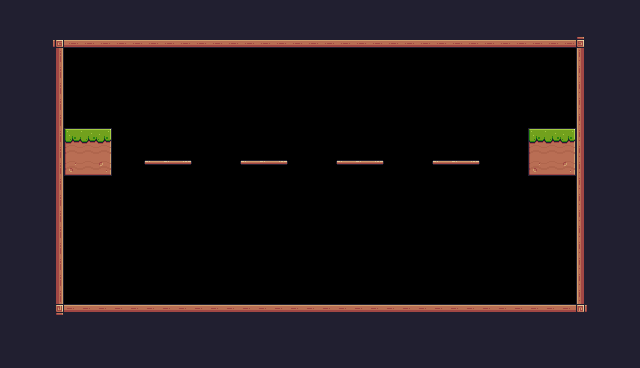

Below is a game level as drawn by its tile map, then a one-line description and the .tmx that defines it (tile-layer data replaced by summaries):
An orthogonal 40x23 tile map with 16x16 px tiles, 1 tile layer (Background) and 36 objects (16x Saw, 8x Fruit, 4x Platform, Player, Checkpoint).

<map version="1.10" tiledversion="1.11.0" orientation="orthogonal" renderorder="right-down" width="40" height="23" tilewidth="16" tileheight="16" infinite="0" nextlayerid="4" nextobjectid="52">
 <tileset firstgid="1" source="Pixel Adventure.tsx" />
 <layer id="1" name="Background" width="40" height="23">
  <properties>
   <property name="BackgroundColor" value="Gray" />
  </properties>
  <data>[920 cells, 438 non-empty, 21 distinct tile ids]</data>
 </layer>
 <objectgroup id="3" name="Collisions">
  <object id="3" x="64" y="304" width="512" height="16" />
  <object id="4" x="48" y="32" width="16" height="288" />
  <object id="5" x="48" y="32" width="544" height="16" />
  <object id="6" x="576" y="32" width="16" height="288" />
  <object id="30" x="64" y="128" width="48" height="48" />
  <object id="33" type="Platform" x="144" y="160" width="48" height="16" />
  <object id="34" type="Platform" x="240" y="160" width="48" height="16" />
  <object id="35" type="Platform" x="336" y="160" width="48" height="16" />
  <object id="36" type="Platform" x="432" y="160" width="48" height="16" />
  <object id="38" x="528" y="128" width="48" height="48" />
 </objectgroup>
 <objectgroup id="2" name="Spawnpoints">
  <object id="14" name="Saw" type="Saw" x="64" y="272" width="32" height="32">
   <properties>
    <property name="isVertical" type="bool" value="false" />
    <property name="offNeg" type="float" value="0" />
    <property name="offPos" type="float" value="0" />
   </properties>
  </object>
  <object id="15" name="Saw" type="Saw" x="96" y="272" width="32" height="32">
   <properties>
    <property name="isVertical" type="bool" value="false" />
    <property name="offNeg" type="float" value="0" />
    <property name="offPos" type="float" value="0" />
   </properties>
  </object>
  <object id="16" name="Saw" type="Saw" x="128" y="272" width="32" height="32">
   <properties>
    <property name="isVertical" type="bool" value="false" />
    <property name="offNeg" type="float" value="0" />
    <property name="offPos" type="float" value="0" />
   </properties>
  </object>
  <object id="17" name="Saw" type="Saw" x="160" y="272" width="32" height="32">
   <properties>
    <property name="isVertical" type="bool" value="false" />
    <property name="offNeg" type="float" value="0" />
    <property name="offPos" type="float" value="0" />
   </properties>
  </object>
  <object id="18" name="Saw" type="Saw" x="192" y="272" width="32" height="32">
   <properties>
    <property name="isVertical" type="bool" value="false" />
    <property name="offNeg" type="float" value="0" />
    <property name="offPos" type="float" value="0" />
   </properties>
  </object>
  <object id="19" name="Saw" type="Saw" x="224" y="272" width="32" height="32">
   <properties>
    <property name="isVertical" type="bool" value="false" />
    <property name="offNeg" type="float" value="0" />
    <property name="offPos" type="float" value="0" />
   </properties>
  </object>
  <object id="20" name="Saw" type="Saw" x="256" y="272" width="32" height="32">
   <properties>
    <property name="isVertical" type="bool" value="false" />
    <property name="offNeg" type="float" value="0" />
    <property name="offPos" type="float" value="0" />
   </properties>
  </object>
  <object id="21" name="Saw" type="Saw" x="288" y="272" width="32" height="32">
   <properties>
    <property name="isVertical" type="bool" value="false" />
    <property name="offNeg" type="float" value="0" />
    <property name="offPos" type="float" value="0" />
   </properties>
  </object>
  <object id="22" name="Saw" type="Saw" x="320" y="272" width="32" height="32">
   <properties>
    <property name="isVertical" type="bool" value="false" />
    <property name="offNeg" type="float" value="0" />
    <property name="offPos" type="float" value="0" />
   </properties>
  </object>
  <object id="23" name="Saw" type="Saw" x="352" y="272" width="32" height="32">
   <properties>
    <property name="isVertical" type="bool" value="false" />
    <property name="offNeg" type="float" value="0" />
    <property name="offPos" type="float" value="0" />
   </properties>
  </object>
  <object id="24" name="Saw" type="Saw" x="384" y="272" width="32" height="32">
   <properties>
    <property name="isVertical" type="bool" value="false" />
    <property name="offNeg" type="float" value="0" />
    <property name="offPos" type="float" value="0" />
   </properties>
  </object>
  <object id="25" name="Saw" type="Saw" x="416" y="272" width="32" height="32">
   <properties>
    <property name="isVertical" type="bool" value="false" />
    <property name="offNeg" type="float" value="0" />
    <property name="offPos" type="float" value="0" />
   </properties>
  </object>
  <object id="26" name="Saw" type="Saw" x="448" y="272" width="32" height="32">
   <properties>
    <property name="isVertical" type="bool" value="false" />
    <property name="offNeg" type="float" value="0" />
    <property name="offPos" type="float" value="0" />
   </properties>
  </object>
  <object id="27" name="Saw" type="Saw" x="480" y="272" width="32" height="32">
   <properties>
    <property name="isVertical" type="bool" value="false" />
    <property name="offNeg" type="float" value="0" />
    <property name="offPos" type="float" value="0" />
   </properties>
  </object>
  <object id="28" name="Saw" type="Saw" x="512" y="272" width="32" height="32">
   <properties>
    <property name="isVertical" type="bool" value="false" />
    <property name="offNeg" type="float" value="0" />
    <property name="offPos" type="float" value="0" />
   </properties>
  </object>
  <object id="29" name="Saw" type="Saw" x="544" y="272" width="32" height="32">
   <properties>
    <property name="isVertical" type="bool" value="false" />
    <property name="offNeg" type="float" value="0" />
    <property name="offPos" type="float" value="0" />
   </properties>
  </object>
  <object id="39" name="Mask Dude" type="Player" x="80" y="96" width="32" height="32" />
  <object id="40" name="Bananas" type="Fruit" x="192" y="112" width="32" height="32" />
  <object id="41" name="Bananas" type="Fruit" x="160" y="128" width="32" height="32" />
  <object id="43" name="Orange" type="Fruit" x="288" y="112" width="32" height="32" />
  <object id="44" name="Orange" type="Fruit" x="256" y="128" width="32" height="32" />
  <object id="46" name="Apple" type="Fruit" x="384" y="112" width="32" height="32" />
  <object id="47" name="Apple" type="Fruit" x="352" y="128" width="32" height="32" />
  <object id="49" name="Kiwi" type="Fruit" x="480" y="96" width="32" height="32" />
  <object id="50" name="Kiwi" type="Fruit" x="448" y="128" width="32" height="32" />
  <object id="51" name="Checkpoint" type="Checkpoint" x="528" y="64" width="64" height="64" />
 </objectgroup>
</map>
